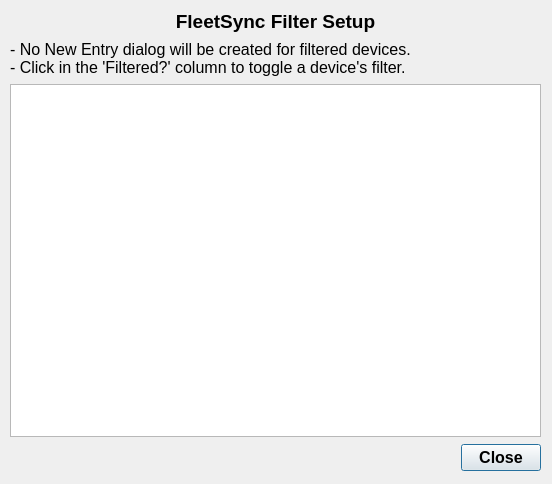
<?xml version="1.0" encoding="UTF-8"?>
<ui version="4.0">
 <class>fsFilterDialog</class>
 <widget class="QDialog" name="fsFilterDialog">
  <property name="geometry">
   <rect>
    <x>0</x>
    <y>0</y>
    <width>552</width>
    <height>484</height>
   </rect>
  </property>
  <property name="sizePolicy">
   <sizepolicy hsizetype="Preferred" vsizetype="Preferred">
    <horstretch>0</horstretch>
    <verstretch>0</verstretch>
   </sizepolicy>
  </property>
  <property name="windowTitle">
   <string>Radio Log - FleetSync Filter Setup</string>
  </property>
  <property name="sizeGripEnabled">
   <bool>false</bool>
  </property>
  <widget class="QWidget" name="layoutWidget">
   <property name="geometry">
    <rect>
     <x>10</x>
     <y>10</y>
     <width>531</width>
     <height>461</height>
    </rect>
   </property>
   <layout class="QVBoxLayout" name="verticalLayout">
    <property name="spacing">
     <number>7</number>
    </property>
    <property name="sizeConstraint">
     <enum>QLayout::SetDefaultConstraint</enum>
    </property>
    <item>
     <widget class="QLabel" name="label">
      <property name="font">
       <font>
        <family>Segoe UI</family>
        <pointsize>14</pointsize>
        <weight>75</weight>
        <bold>true</bold>
       </font>
      </property>
      <property name="text">
       <string>FleetSync Filter Setup</string>
      </property>
      <property name="alignment">
       <set>Qt::AlignCenter</set>
      </property>
      <property name="wordWrap">
       <bool>true</bool>
      </property>
     </widget>
    </item>
    <item>
     <widget class="QLabel" name="label_2">
      <property name="sizePolicy">
       <sizepolicy hsizetype="Preferred" vsizetype="Preferred">
        <horstretch>0</horstretch>
        <verstretch>0</verstretch>
       </sizepolicy>
      </property>
      <property name="font">
       <font>
        <family>Segoe UI</family>
        <pointsize>12</pointsize>
       </font>
      </property>
      <property name="text">
       <string>- No New Entry dialog will be created for filtered devices.
- Click in the 'Filtered?' column to toggle a device's filter.</string>
      </property>
      <property name="wordWrap">
       <bool>true</bool>
      </property>
     </widget>
    </item>
    <item>
     <widget class="QTableView" name="tableView">
      <property name="font">
       <font>
        <family>Segoe UI</family>
        <pointsize>9</pointsize>
       </font>
      </property>
      <property name="alternatingRowColors">
       <bool>true</bool>
      </property>
      <property name="selectionMode">
       <enum>QAbstractItemView::NoSelection</enum>
      </property>
      <property name="cornerButtonEnabled">
       <bool>false</bool>
      </property>
      <attribute name="verticalHeaderVisible">
       <bool>false</bool>
      </attribute>
     </widget>
    </item>
    <item>
     <widget class="QDialogButtonBox" name="buttonBox">
      <property name="font">
       <font>
        <family>Segoe UI</family>
        <pointsize>12</pointsize>
        <weight>75</weight>
        <bold>true</bold>
       </font>
      </property>
      <property name="standardButtons">
       <set>QDialogButtonBox::Close</set>
      </property>
     </widget>
    </item>
   </layout>
  </widget>
 </widget>
 <resources/>
 <connections>
  <connection>
   <sender>buttonBox</sender>
   <signal>rejected()</signal>
   <receiver>fsFilterDialog</receiver>
   <slot>close()</slot>
   <hints>
    <hint type="sourcelabel">
     <x>633</x>
     <y>449</y>
    </hint>
    <hint type="destinationlabel">
     <x>582</x>
     <y>442</y>
    </hint>
   </hints>
  </connection>
 </connections>
</ui>
